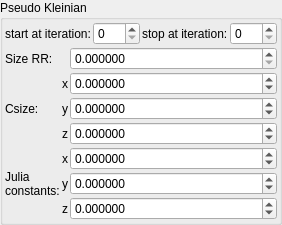
    <widget class="QGroupBox" name="groupBox_9">
     <property name="title">
      <string>Pseudo Kleinian</string>
     </property>
     <layout class="QVBoxLayout" name="verticalLayout_13" stretch="0,0">
      <property name="spacing">
       <number>2</number>
      </property>
      <property name="leftMargin">
       <number>2</number>
      </property>
      <property name="topMargin">
       <number>2</number>
      </property>
      <property name="rightMargin">
       <number>2</number>
      </property>
      <property name="bottomMargin">
       <number>2</number>
      </property>
      <item>
       <layout class="QHBoxLayout" name="horizontalLayout_6" stretch="0,1,0,1">
        <item>
         <widget class="QLabel" name="label_91">
          <property name="text">
           <string>start at iteration:</string>
          </property>
         </widget>
        </item>
        <item>
         <widget class="MySpinBox" name="spinboxInt_transf_start_iterations_C">
          <property name="sizePolicy">
           <sizepolicy hsizetype="Minimum" vsizetype="Maximum">
            <horstretch>0</horstretch>
            <verstretch>0</verstretch>
           </sizepolicy>
          </property>
          <property name="minimum">
           <number>0</number>
          </property>
          <property name="maximum">
           <number>999</number>
          </property>
          <property name="value">
           <number>0</number>
          </property>
         </widget>
        </item>
        <item>
         <widget class="QLabel" name="label_63">
          <property name="text">
           <string>stop at iteration:</string>
          </property>
         </widget>
        </item>
        <item>
         <widget class="MySpinBox" name="spinboxInt_transf_stop_iterations_C">
          <property name="sizePolicy">
           <sizepolicy hsizetype="Preferred" vsizetype="Maximum">
            <horstretch>0</horstretch>
            <verstretch>0</verstretch>
           </sizepolicy>
          </property>
          <property name="maximum">
           <number>999</number>
          </property>
         </widget>
        </item>
       </layout>
      </item>
      <item>
       <layout class="QGridLayout" name="gridLayout_34" columnstretch="0,0,1">
        <property name="spacing">
         <number>2</number>
        </property>
        <item row="7" column="1">
         <widget class="QLabel" name="label_144">
          <property name="font">
           <font>
            <weight>50</weight>
            <bold>false</bold>
           </font>
          </property>
          <property name="text">
           <string notr="true">z</string>
          </property>
         </widget>
        </item>
        <item row="2" column="0">
         <widget class="QLabel" name="label_266">
          <property name="font">
           <font>
            <weight>50</weight>
            <bold>false</bold>
           </font>
          </property>
          <property name="text">
           <string>Csize:</string>
          </property>
         </widget>
        </item>
        <item row="2" column="1">
         <widget class="QLabel" name="label_123">
          <property name="font">
           <font>
            <weight>50</weight>
            <bold>false</bold>
           </font>
          </property>
          <property name="text">
           <string notr="true">y</string>
          </property>
          <property name="alignment">
           <set>Qt::AlignRight|Qt::AlignTrailing|Qt::AlignVCenter</set>
          </property>
         </widget>
        </item>
        <item row="6" column="1">
         <widget class="QLabel" name="label_143">
          <property name="font">
           <font>
            <weight>50</weight>
            <bold>false</bold>
           </font>
          </property>
          <property name="text">
           <string notr="true">y</string>
          </property>
         </widget>
        </item>
        <item row="5" column="1">
         <widget class="QLabel" name="label_132">
          <property name="font">
           <font>
            <weight>50</weight>
            <bold>false</bold>
           </font>
          </property>
          <property name="text">
           <string notr="true">x</string>
          </property>
         </widget>
        </item>
        <item row="2" column="2">
         <widget class="MyDoubleSpinBox" name="spinbox3_transf_addition_constant_0777_y">
          <property name="sizePolicy">
           <sizepolicy hsizetype="Minimum" vsizetype="Maximum">
            <horstretch>0</horstretch>
            <verstretch>0</verstretch>
           </sizepolicy>
          </property>
          <property name="font">
           <font>
            <weight>50</weight>
            <bold>false</bold>
           </font>
          </property>
          <property name="prefix">
           <string/>
          </property>
          <property name="suffix">
           <string/>
          </property>
          <property name="decimals">
           <number>6</number>
          </property>
          <property name="minimum">
           <double>-99.989999999999995</double>
          </property>
          <property name="maximum">
           <double>99.989999999999995</double>
          </property>
          <property name="singleStep">
           <double>0.100000000000000</double>
          </property>
         </widget>
        </item>
        <item row="3" column="1">
         <widget class="QLabel" name="label_146">
          <property name="sizePolicy">
           <sizepolicy hsizetype="Preferred" vsizetype="Preferred">
            <horstretch>0</horstretch>
            <verstretch>0</verstretch>
           </sizepolicy>
          </property>
          <property name="font">
           <font>
            <weight>50</weight>
            <bold>false</bold>
           </font>
          </property>
          <property name="text">
           <string notr="true">z</string>
          </property>
          <property name="alignment">
           <set>Qt::AlignRight|Qt::AlignTrailing|Qt::AlignVCenter</set>
          </property>
         </widget>
        </item>
        <item row="7" column="2">
         <widget class="MyDoubleSpinBox" name="spinbox3_transf_addition_constant_z">
          <property name="sizePolicy">
           <sizepolicy hsizetype="Minimum" vsizetype="Maximum">
            <horstretch>0</horstretch>
            <verstretch>0</verstretch>
           </sizepolicy>
          </property>
          <property name="font">
           <font>
            <weight>50</weight>
            <bold>false</bold>
           </font>
          </property>
          <property name="prefix">
           <string/>
          </property>
          <property name="suffix">
           <string/>
          </property>
          <property name="decimals">
           <number>6</number>
          </property>
          <property name="minimum">
           <double>-99.989999999999995</double>
          </property>
          <property name="maximum">
           <double>99.989999999999995</double>
          </property>
          <property name="singleStep">
           <double>0.100000000000000</double>
          </property>
         </widget>
        </item>
        <item row="5" column="2">
         <widget class="MyDoubleSpinBox" name="spinbox3_transf_addition_constant_x">
          <property name="sizePolicy">
           <sizepolicy hsizetype="Minimum" vsizetype="Maximum">
            <horstretch>0</horstretch>
            <verstretch>0</verstretch>
           </sizepolicy>
          </property>
          <property name="font">
           <font>
            <weight>50</weight>
            <bold>false</bold>
           </font>
          </property>
          <property name="prefix">
           <string/>
          </property>
          <property name="suffix">
           <string/>
          </property>
          <property name="decimals">
           <number>6</number>
          </property>
          <property name="minimum">
           <double>-99.989999999999995</double>
          </property>
          <property name="maximum">
           <double>99.989999999999995</double>
          </property>
          <property name="singleStep">
           <double>0.100000000000000</double>
          </property>
         </widget>
        </item>
        <item row="6" column="2">
         <widget class="MyDoubleSpinBox" name="spinbox3_transf_addition_constant_y">
          <property name="sizePolicy">
           <sizepolicy hsizetype="Minimum" vsizetype="Maximum">
            <horstretch>0</horstretch>
            <verstretch>0</verstretch>
           </sizepolicy>
          </property>
          <property name="font">
           <font>
            <weight>50</weight>
            <bold>false</bold>
           </font>
          </property>
          <property name="prefix">
           <string/>
          </property>
          <property name="suffix">
           <string/>
          </property>
          <property name="decimals">
           <number>6</number>
          </property>
          <property name="minimum">
           <double>-99.989999999999995</double>
          </property>
          <property name="maximum">
           <double>99.989999999999995</double>
          </property>
          <property name="singleStep">
           <double>0.100000000000000</double>
          </property>
         </widget>
        </item>
        <item row="1" column="2">
         <widget class="MyDoubleSpinBox" name="spinbox3_transf_addition_constant_0777_x">
          <property name="sizePolicy">
           <sizepolicy hsizetype="Minimum" vsizetype="Maximum">
            <horstretch>0</horstretch>
            <verstretch>0</verstretch>
           </sizepolicy>
          </property>
          <property name="font">
           <font>
            <weight>50</weight>
            <bold>false</bold>
           </font>
          </property>
          <property name="prefix">
           <string/>
          </property>
          <property name="suffix">
           <string/>
          </property>
          <property name="decimals">
           <number>6</number>
          </property>
          <property name="minimum">
           <double>-99.989999999999995</double>
          </property>
          <property name="maximum">
           <double>99.989999999999995</double>
          </property>
          <property name="singleStep">
           <double>0.100000000000000</double>
          </property>
         </widget>
        </item>
        <item row="1" column="1">
         <widget class="QLabel" name="label_124">
          <property name="font">
           <font>
            <weight>50</weight>
            <bold>false</bold>
           </font>
          </property>
          <property name="text">
           <string notr="true">x</string>
          </property>
          <property name="alignment">
           <set>Qt::AlignRight|Qt::AlignTrailing|Qt::AlignVCenter</set>
          </property>
         </widget>
        </item>
        <item row="3" column="2">
         <widget class="MyDoubleSpinBox" name="spinbox3_transf_addition_constant_0777_z">
          <property name="sizePolicy">
           <sizepolicy hsizetype="Minimum" vsizetype="Maximum">
            <horstretch>0</horstretch>
            <verstretch>0</verstretch>
           </sizepolicy>
          </property>
          <property name="font">
           <font>
            <weight>50</weight>
            <bold>false</bold>
           </font>
          </property>
          <property name="prefix">
           <string/>
          </property>
          <property name="suffix">
           <string/>
          </property>
          <property name="decimals">
           <number>6</number>
          </property>
          <property name="minimum">
           <double>-99.989999999999995</double>
          </property>
          <property name="maximum">
           <double>99.989999999999995</double>
          </property>
          <property name="singleStep">
           <double>0.100000000000000</double>
          </property>
         </widget>
        </item>
        <item row="0" column="2">
         <widget class="MyDoubleSpinBox" name="spinbox_transf_minimum_radius_05">
          <property name="sizePolicy">
           <sizepolicy hsizetype="Minimum" vsizetype="Maximum">
            <horstretch>0</horstretch>
            <verstretch>0</verstretch>
           </sizepolicy>
          </property>
          <property name="font">
           <font>
            <weight>50</weight>
            <bold>false</bold>
           </font>
          </property>
          <property name="prefix">
           <string/>
          </property>
          <property name="suffix">
           <string/>
          </property>
          <property name="decimals">
           <number>6</number>
          </property>
          <property name="minimum">
           <double>0.000000000000000</double>
          </property>
          <property name="maximum">
           <double>99.989999999999995</double>
          </property>
          <property name="singleStep">
           <double>0.100000000000000</double>
          </property>
         </widget>
        </item>
        <item row="0" column="0">
         <widget class="QLabel" name="label_257">
          <property name="font">
           <font>
            <weight>50</weight>
            <bold>false</bold>
           </font>
          </property>
          <property name="text">
           <string>Size RR:</string>
          </property>
         </widget>
        </item>
        <item row="5" column="0" rowspan="3">
         <widget class="QLabel" name="label_269">
          <property name="font">
           <font>
            <weight>50</weight>
            <bold>false</bold>
           </font>
          </property>
          <property name="text">
           <string>Julia
constants:</string>
          </property>
         </widget>
        </item>
       </layout>
      </item>
     </layout>
    </widget>
